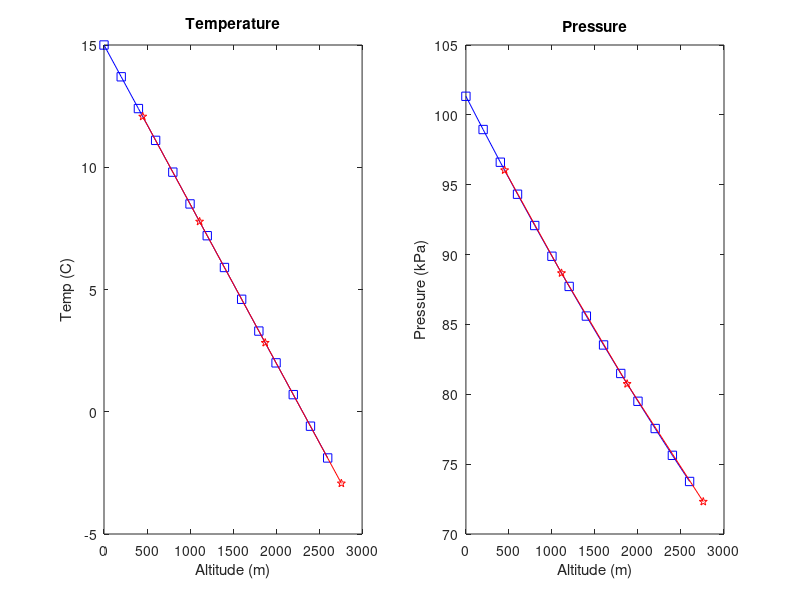

Reproduce this figure in MATLAB.
load atmos_data.txt 
alt=atmos_data(:,1); 
temp=atmos_data(:,2); 
press=atmos_data(:,3); 
  
coeffs_temp=polyfit(alt,temp,1) 
coeffs_press=polyfit(alt,press,2) 
  
alt_input=[450 1111 1874 2759]; 
temp_interp=polyval(coeffs_temp,alt_input) 
press_interp=polyval(coeffs_press,alt_input) 
fprintf('The temperatures are: %.2f, %.2f, %.2f, %.2f\n',temp_interp) 
fprintf('The pressures are: %.2f, %.2f, %.2f, %.2f\n',press_interp) 
  
subplot(1,2,1) 
plot(alt,temp,'bs-') 
hold on 
plot(alt_input,temp_interp','rp-')       
title('Temperature') 
xlabel('Altitude (m)') 
ylabel('Temp (C)') 
subplot(1,2,2) 
plot(alt,press,'bs-') 
hold on 
plot(alt_input,press_interp','rp-') 
title('Pressure') 
xlabel('Altitude (m)') 
ylabel('Pressure (kPa)') 
